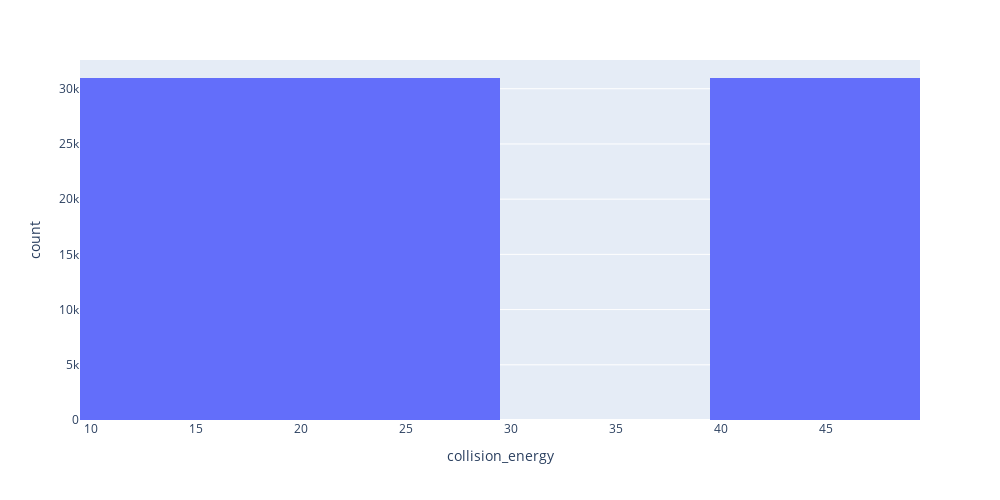

Notebook source saved alongside this figure:
### Code cell
fig = px.histogram(df1, x='collision_energy', width=1000, height=500)
fig.show()

### Figure 1 — Plotly figure (JSON) as saved in the notebook; plotly's stock layout.template omitted (floating-point values rounded to 4 significant figures; data arrays with more than 128 entries replaced by an {"elided": "..."} marker saying what was removed)
{"data": [{"alignmentgroup": "True", "bingroup": "x", "hovertemplate": "collision_energy=%{x}<br>count=%{y}<extra></extra>", "legendgroup": "", "marker": {"color": "#636efa", "pattern": {"shape": ""}}, "name": "", "offsetgroup": "", "orientation": "v", "showlegend": false, "type": "histogram", "x": {"elided": "92916 int values"}, "xaxis": "x", "yaxis": "y"}], "layout": {"barmode": "relative", "height": 500, "legend": {"tracegroupgap": 0}, "margin": {"t": 60}, "width": 1000, "xaxis": {"anchor": "y", "domain": [0, 1], "title": {"text": "collision_energy"}}, "yaxis": {"anchor": "x", "domain": [0, 1], "title": {"text": "count"}}}}
